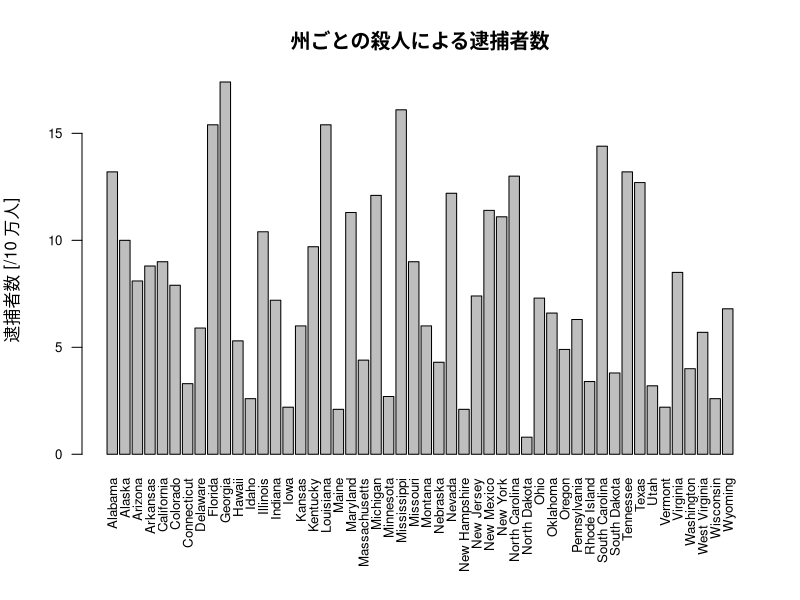

Write the R code that produced this figure.
# 余白とラベルのフォントサイズを調整する
par(mar = c(7.1, 4.1, 4.1, 2.1), cex.axis = 0.8, las = 2L)
# 棒グラフをプロットする
barplot(
    USArrests$Murder,
    names.arg = rownames(USArrests),     # x軸の項目ラベル
    ylab = "逮捕者数 [/10 万人]",        # y軸のラベル
    main = "州ごとの殺人による逮捕者数"  # グラフタイトル
)